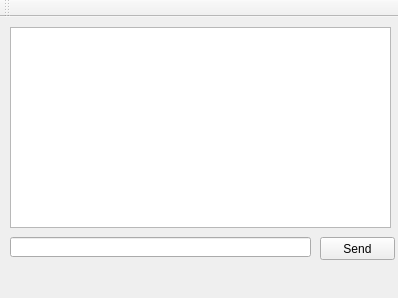
<?xml version="1.0" encoding="UTF-8"?>
<ui version="4.0">
 <class>MainWindow</class>
 <widget class="QMainWindow" name="MainWindow">
  <property name="geometry">
   <rect>
    <x>0</x>
    <y>0</y>
    <width>398</width>
    <height>298</height>
   </rect>
  </property>
  <property name="sizePolicy">
   <sizepolicy hsizetype="Fixed" vsizetype="Fixed">
    <horstretch>0</horstretch>
    <verstretch>0</verstretch>
   </sizepolicy>
  </property>
  <property name="minimumSize">
   <size>
    <width>398</width>
    <height>298</height>
   </size>
  </property>
  <property name="maximumSize">
   <size>
    <width>398</width>
    <height>298</height>
   </size>
  </property>
  <property name="windowTitle">
   <string>Your Chat</string>
  </property>
  <widget class="QWidget" name="centralWidget">
   <widget class="QPushButton" name="pushButton">
    <property name="geometry">
     <rect>
      <x>320</x>
      <y>220</y>
      <width>75</width>
      <height>23</height>
     </rect>
    </property>
    <property name="text">
     <string>Send</string>
    </property>
   </widget>
   <widget class="QLineEdit" name="lineEdit">
    <property name="geometry">
     <rect>
      <x>10</x>
      <y>220</y>
      <width>301</width>
      <height>20</height>
     </rect>
    </property>
   </widget>
   <widget class="QTextEdit" name="textEdit">
    <property name="geometry">
     <rect>
      <x>10</x>
      <y>10</y>
      <width>381</width>
      <height>201</height>
     </rect>
    </property>
   </widget>
  </widget>
  <widget class="QMenuBar" name="menuBar">
   <property name="geometry">
    <rect>
     <x>0</x>
     <y>0</y>
     <width>398</width>
     <height>20</height>
    </rect>
   </property>
  </widget>
  <widget class="QToolBar" name="mainToolBar">
   <attribute name="toolBarArea">
    <enum>TopToolBarArea</enum>
   </attribute>
   <attribute name="toolBarBreak">
    <bool>false</bool>
   </attribute>
  </widget>
 </widget>
 <layoutdefault spacing="6" margin="11"/>
 <resources/>
 <connections/>
</ui>
